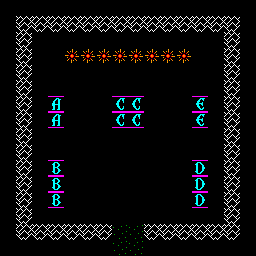

A 2D game scene composited from a Tiled map and its tileset images. What follows is a short description and the map's XML, with each tile layer's data collapsed to a summary:
An orthogonal 16x16 tile map with 16x16 px tiles, 1 tile layer (dungeonLayer), 1 hidden layer not drawn and 8 objects (enemy1Pos, enemy2Pos, playerPos).

<map version="1.5" tiledversion="1.7.2" orientation="orthogonal" renderorder="right-down" width="16" height="16" tilewidth="16" tileheight="16" infinite="0" nextlayerid="5" nextobjectid="15">
 <editorsettings>
  <export target="dungeon.json" format="json" />
 </editorsettings>
 <tileset firstgid="1" name="ultima" tilewidth="16" tileheight="16" tilecount="256" columns="16">
  <image source="ultima.gif" width="256" height="256" />
  <tile id="4">
   <properties>
    <property name="grass" type="bool" value="true" />
   </properties>
  </tile>
  <tile id="8">
   <properties>
    <property name="mountain" type="bool" value="true" />
   </properties>
  </tile>
  <tile id="60">
   <properties>
    <property name="chest" type="bool" value="true" />
   </properties>
  </tile>
  <tile id="72">
   <properties>
    <property name="walls" type="bool" value="true" />
   </properties>
  </tile>
  <tile id="79">
   <properties>
    <property name="fireball" type="bool" value="true" />
   </properties>
  </tile>
  <tile id="92">
   <properties>
    <property name="horse" type="bool" value="true" />
   </properties>
  </tile>
 </tileset>
 <layer id="2" name="floorLayer" width="16" height="16" visible="0">
  <data>[256 cells, 256 non-empty, 1 distinct tile ids]</data>
 </layer>
 <objectgroup id="3" name="objectLayer">
  <object id="1" name="enemy1Pos" x="43.4674" y="63.4857">
   <point />
  </object>
  <object id="2" name="enemy2Pos" x="213.23" y="64.2728">
   <point />
  </object>
  <object id="3" name="playerPos" x="128.086" y="215.022">
   <point />
  </object>
 </objectgroup>
 <objectgroup id="4" name="Script">
  <object id="10" x="112.409" y="96.958" width="31.2892" height="30.5167">
   <properties>
    <property name="name" value="objectC" />
   </properties>
  </object>
  <object id="11" x="192.757" y="96.958" width="15.0652" height="30.9029">
   <properties>
    <property name="name" value="objectE" />
   </properties>
  </object>
  <object id="12" x="192.757" y="160.309" width="14.6789" height="46.7407">
   <properties>
    <property name="name" value="objectD" />
   </properties>
  </object>
  <object id="13" x="48.6721" y="161.082" width="14.2926" height="46.3544">
   <properties>
    <property name="name" value="objectB" />
   </properties>
  </object>
  <object id="14" x="48.6721" y="96.5717" width="15.0652" height="30.5167">
   <properties>
    <property name="name" value="objectA" />
   </properties>
  </object>
 </objectgroup>
 <layer id="1" name="dungeonLayer" width="16" height="16">
  <data>[256 cells, 76 non-empty, 8 distinct tile ids]</data>
 </layer>
</map>